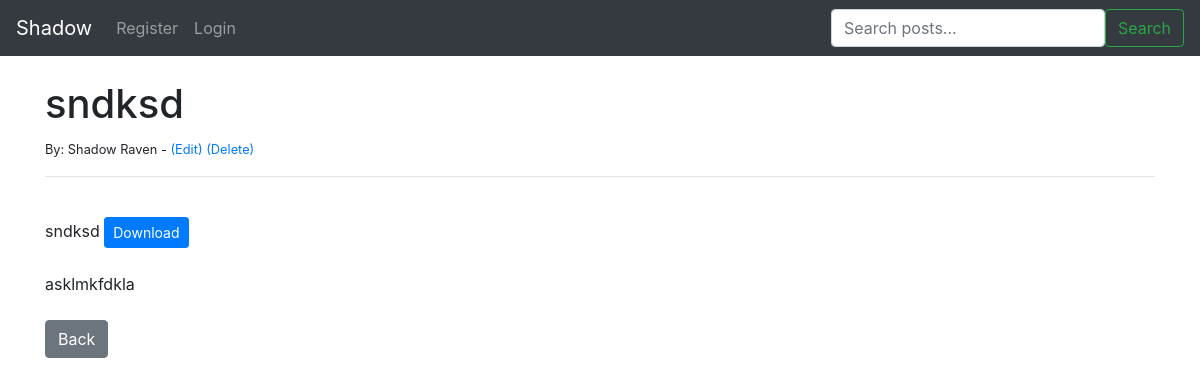
Screenshot of /article/30 with the database file from the repository.
### theblog/models.py (models this page shows, shortened)
class Post(models.Model):
    title = models.CharField(max_length=255)
    FILE_UPLOAD = models.FileField(null=True, blank=True, upload_to="images/")
    author = models.ForeignKey(User, on_delete=models.CASCADE)
    body = models.TextField()

### theblog/views.py (the view)
# urls.py: path('article/<int:pk>', ArticleDetailView.as_view(), name='article-detail' ),
class ArticleDetailView(DetailView):
        model = Post
        template_name = 'article_details.html'

### theblog/templates/article_details.html
{% extends 'base.html' %}
{% block content %}
<h1>
    {{ post.title }}
</h1>
<small>By: {{post.author.first_name}} {{ post.author.last_name }} - <a href="{% url 'update_post' post.pk %}">(Edit)</a> <a href="{% url 'delete_post' post.pk %}">(Delete)</a> </small>
<hr>
<br/>
{% if post.FILE_UPLOAD %}
{{post.title}}
<a href="{{post.FILE_UPLOAD.url }}"  class="btn btn-primary btn-sm " target="_blank" download>Download</a>
{% endif %}
<br/><br/>
{{ post.body }}
<br/><br/>
<a href="{% url 'home' %}"   class="btn btn-secondary">Back</a>
{% endblock %}

### rows the page displays
Post: title "sndksd", author.first_name "Shadow", author.last_name "Raven", body "asklmkfdkla"
